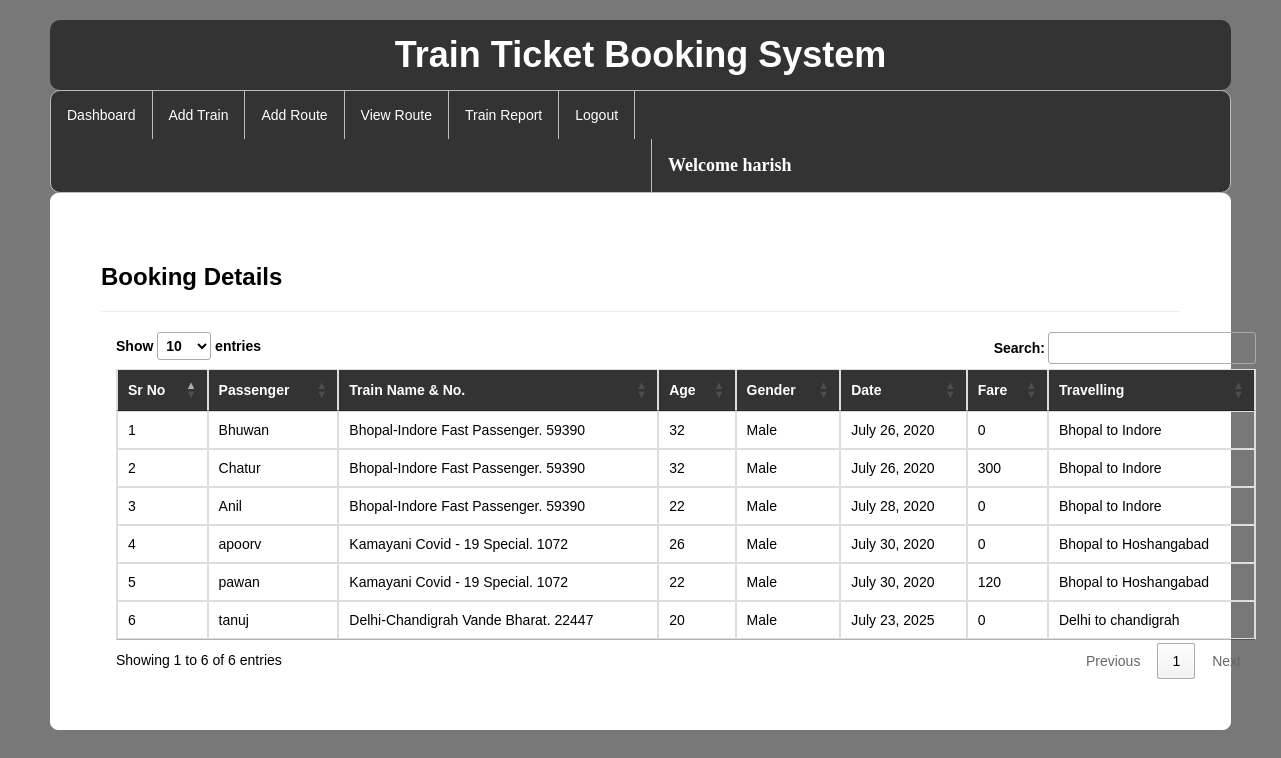
/viewbookings/ (signed in), run on the app's committed database.
### railway/models.py (models this page shows, shortened)
class Book_ticket(models.Model):
    passenger=models.ForeignKey(Passenger,on_delete=models.CASCADE,null=True)
    user=models.ForeignKey(Register,on_delete=models.CASCADE,null=True)
    route=models.CharField(max_length=100,null=True)
    date2=models.DateField(null=True)
    fare=models.IntegerField(null=True)

class Passenger(models.Model):
    user = models.ForeignKey(Register,on_delete=models.CASCADE,null=True)
    train = models.ForeignKey(Add_Train,on_delete=models.CASCADE,null=True)
    name = models.CharField(max_length=100,null=True)
    age = models.IntegerField(null=True)
    gender = models.CharField(max_length=30,null=True)
    route=models.CharField(max_length=100,null=True)
    status = models.CharField(max_length=30,null=True)
    date1 = models.DateField(null=True)
    fare = models.IntegerField(null=True)

class Add_Train(models.Model):
    trainname = models.CharField(max_length=30,null=True)
    train_no = models.IntegerField(null=True)
    from_city = models.CharField(max_length=30,null=True)
    to_city = models.CharField(max_length=30,null=True)
    departuretime=models.CharField(max_length=30,null=True)
    arrivaltime=models.CharField(max_length=30,null=True)
    trevaltime=models.CharField(max_length=100,null=True)
    distance=models.IntegerField(null=True)
    img=models.FileField(null=True)

### railway/views.py (the view)
# urls.py: path('viewbookings/', viewbookings, name="viewbookings"),
def viewbookings(request):
    if not request.user.is_authenticated:
        return redirect('login')
    book = Book_ticket.objects.all()
    d = {'book': book}
    return render(request, 'viewbookings.html', d)

### railway/templates/viewbookings.html (shortened to what this page needs)
{% extends 'navigation3.html' %}
{% load static %}
{% block b %}
<div style="color:Black;border:1px solid white;border-radius:8px;background-color:white;padding:50px">
        <h3><strong>Booking Details</strong></h3><hr>
<div class="container">
<table class="table table-bordered" id="myTable">
  <thead style="color:white;background-color:#333">
  <tr>
    <th>Sr No</th>
    <th>Passenger</th>
      <th>Train Name & No.</th>
      <th>Age</th>
    <th>Gender</th>
    <th>Date</th>
       <th>Fare</th>
       <th>Travelling</th>
  </tr>
  </thead>
   <tbody>
    {% for i in book %}
  <tr>
    <td>{{forloop.counter}}</td>
    <td>{{i.passenger.name}}</td>
    <td>{{i.passenger.train.trainname}}. {{i.passenger.train.train_no}}</td>
      <td>{{i.passenger.age}}</td>
      <td>{{i.passenger.gender}}</td>
      <td>{{i.passenger.date1}}</td>
      <td>{{i.fare}}</td>
      <td>{{i.route}}</td>
  </tr>
    {% endfor %}
    </tbody>
</table>
 </div>
</div>
{% endblock %}

### railway/templates/navigation3.html (shortened to what this page needs)
{% extends 'head.html' %}
{% load static %}
{% block body %}
<link rel = stylesheet href = "//cdn.datatables.net/1.10.19/css/jquery.dataTables.min.css">
<ul class="id2">
  <li id="id1"><a href="{% url 'admindashboard' %}">Dashboard</a></li>
  <li id="id1"><a href="{% url 'add_train' %}">Add Train</a></li>
  <li id="id1"><a href="{% url 'add_route' %}">Add Route</a></li>
  <li id="id1"><a href="{% url 'availableroute' %}">View Route</a></li>
  <li id="id1"><a href="{% url 'view_train'%}">Train Report</a></li>
  <li id="id1"><a href="{% url 'log_out' %}">Logout</a></li>
      <li id="id2" style="margin-left:600px"><a href="" style="color:white"><strong style="font-size:18px;font-family:cursive">Welcome {{request.user.username}}</strong></a></li>
</ul>
{% block b %}
{% endblock %}
{% endblock %}

### railway/templates/head.html (style rules this page uses)
body { background-color: hsl(0, 0%, 47%); margin: 20px 50px; }

### railway/templates/navigation3.html (style rules this page uses)
.id2 { list-style-type: none; margin: 0; padding: 0; overflow: hidden; background-color: #333; border-radius:10px; border:1px solid #bbb; }
#id1 { float: left; border-right:1px solid #bbb; }
#id2 { float: left; border-left:1px solid #bbb; }
li:last-child { border-right: none; }
li a { display: block; color: white; text-align: center; padding: 14px 16px; text-decoration: none; }
body { font-family: Arial, Helvetica, sans-serif; }

### data on the page
Book_ticket: passenger.name "Bhuwan", passenger.train.trainname "Bhopal-Indore Fast Passenger", passenger.train.train_no "59390", passenger.age "32", passenger.gender "Male", passenger.date1 "July 26, 2020", fare "0", route "Bhopal to Indore"
Book_ticket: passenger.name "Chatur", passenger.train.trainname "Bhopal-Indore Fast Passenger", passenger.train.train_no "59390", passenger.age "32", passenger.gender "Male", passenger.date1 "July 26, 2020", fare "300", route "Bhopal to Indore"
Book_ticket: passenger.name "Anil", passenger.train.trainname "Bhopal-Indore Fast Passenger", passenger.train.train_no "59390", passenger.age "22", passenger.gender "Male", passenger.date1 "July 28, 2020", fare "0", route "Bhopal to Indore"
Book_ticket: passenger.name "apoorv", passenger.train.trainname "Kamayani Covid - 19 Special", passenger.train.train_no "1072", passenger.age "26", passenger.gender "Male", passenger.date1 "July 30, 2020", fare "0", route "Bhopal to Hoshangabad"
Book_ticket: passenger.name "pawan", passenger.train.trainname "Kamayani Covid - 19 Special", passenger.train.train_no "1072", passenger.age "22", passenger.gender "Male", passenger.date1 "July 30, 2020", fare "120", route "Bhopal to Hoshangabad"
Book_ticket: passenger.name "tanuj", passenger.train.trainname "Delhi-Chandigrah Vande Bharat", passenger.train.train_no "22447", passenger.age "20", passenger.gender "Male", passenger.date1 "July 23, 2025", fare "0", route "Delhi to chandigrah"

### other printed values
{{ request.user.username }} "harish"
